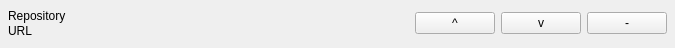
<?xml version="1.0" encoding="UTF-8"?>
<ui version="4.0">
 <class>Form</class>
 <widget class="QWidget" name="Form">
  <property name="geometry">
   <rect>
    <x>0</x>
    <y>0</y>
    <width>675</width>
    <height>48</height>
   </rect>
  </property>
  <property name="sizePolicy">
   <sizepolicy hsizetype="Preferred" vsizetype="Maximum">
    <horstretch>0</horstretch>
    <verstretch>0</verstretch>
   </sizepolicy>
  </property>
  <property name="windowTitle">
   <string>Form</string>
  </property>
  <layout class="QGridLayout" name="gridLayout">
   <property name="leftMargin">
    <number>8</number>
   </property>
   <property name="topMargin">
    <number>8</number>
   </property>
   <property name="rightMargin">
    <number>8</number>
   </property>
   <property name="bottomMargin">
    <number>8</number>
   </property>
   <property name="verticalSpacing">
    <number>0</number>
   </property>
   <item row="0" column="3" rowspan="2">
    <widget class="QPushButton" name="manifestItemDown">
     <property name="sizePolicy">
      <sizepolicy hsizetype="Minimum" vsizetype="Maximum">
       <horstretch>0</horstretch>
       <verstretch>0</verstretch>
      </sizepolicy>
     </property>
     <property name="text">
      <string>v</string>
     </property>
    </widget>
   </item>
   <item row="1" column="0">
    <widget class="QLabel" name="manifestItemUrl">
     <property name="sizePolicy">
      <sizepolicy hsizetype="Expanding" vsizetype="Maximum">
       <horstretch>0</horstretch>
       <verstretch>0</verstretch>
      </sizepolicy>
     </property>
     <property name="text">
      <string>URL</string>
     </property>
    </widget>
   </item>
   <item row="0" column="2" rowspan="2">
    <widget class="QPushButton" name="manifestItemUp">
     <property name="sizePolicy">
      <sizepolicy hsizetype="Minimum" vsizetype="Maximum">
       <horstretch>0</horstretch>
       <verstretch>0</verstretch>
      </sizepolicy>
     </property>
     <property name="text">
      <string>^</string>
     </property>
    </widget>
   </item>
   <item row="0" column="0">
    <widget class="QLabel" name="manifestItemName">
     <property name="sizePolicy">
      <sizepolicy hsizetype="Expanding" vsizetype="Maximum">
       <horstretch>0</horstretch>
       <verstretch>0</verstretch>
      </sizepolicy>
     </property>
     <property name="text">
      <string>Repository</string>
     </property>
    </widget>
   </item>
   <item row="0" column="4" rowspan="2">
    <widget class="QPushButton" name="manifestItemRemove">
     <property name="sizePolicy">
      <sizepolicy hsizetype="Minimum" vsizetype="Maximum">
       <horstretch>0</horstretch>
       <verstretch>0</verstretch>
      </sizepolicy>
     </property>
     <property name="text">
      <string>-</string>
     </property>
    </widget>
   </item>
  </layout>
 </widget>
 <resources/>
 <connections/>
</ui>
